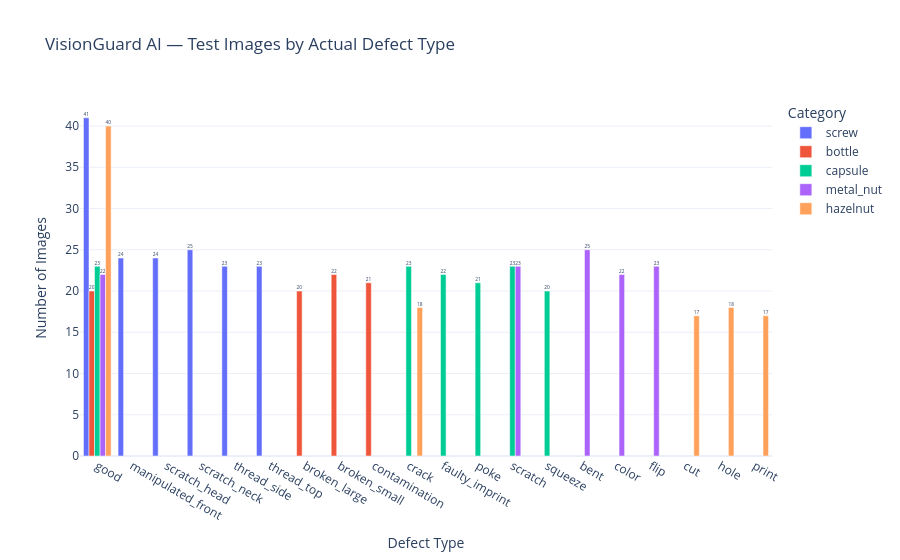

Here is the notebook cell this chart was saved with:
### Markdown cell above
## Test defect distribution

### Code cell
fig = px.bar(
    test_defect_df,
    x="Defect Type",
    y="Images",
    color="Category",
    barmode="group",
    text_auto=True,
    title="VisionGuard AI — Test Images by Actual Defect Type",
    template="plotly_white",
)

fig.update_layout(
    xaxis_title="Defect Type",
    yaxis_title="Number of Images",
)

save_plotly_figure(
    fig,
    "VisionGuard AI — Test Images by Actual Defect Type",
)

fig.show()

### Figure 1 — Plotly figure (JSON) as saved in the notebook; plotly's stock layout.template omitted (floating-point values rounded to 4 significant figures)
{"data": [{"alignmentgroup": "True", "hovertemplate": "Category=screw<br>Defect Type=%{x}<br>Images=%{y}<extra></extra>", "legendgroup": "screw", "marker": {"color": "#636efa", "pattern": {"shape": ""}}, "name": "screw", "offsetgroup": "screw", "orientation": "v", "showlegend": true, "textposition": "auto", "texttemplate": "%{y}", "type": "bar", "x": ["good", "manipulated_front", "scratch_head", "scratch_neck", "thread_side", "thread_top"], "xaxis": "x", "y": [41, 24, 24, 25, 23, 23], "yaxis": "y"}, {"alignmentgroup": "True", "hovertemplate": "Category=bottle<br>Defect Type=%{x}<br>Images=%{y}<extra></extra>", "legendgroup": "bottle", "marker": {"color": "#EF553B", "pattern": {"shape": ""}}, "name": "bottle", "offsetgroup": "bottle", "orientation": "v", "showlegend": true, "textposition": "auto", "texttemplate": "%{y}", "type": "bar", "x": ["broken_large", "broken_small", "contamination", "good"], "xaxis": "x", "y": [20, 22, 21, 20], "yaxis": "y"}, {"alignmentgroup": "True", "hovertemplate": "Category=capsule<br>Defect Type=%{x}<br>Images=%{y}<extra></extra>", "legendgroup": "capsule", "marker": {"color": "#00cc96", "pattern": {"shape": ""}}, "name": "capsule", "offsetgroup": "capsule", "orientation": "v", "showlegend": true, "textposition": "auto", "texttemplate": "%{y}", "type": "bar", "x": ["crack", "faulty_imprint", "good", "poke", "scratch", "squeeze"], "xaxis": "x", "y": [23, 22, 23, 21, 23, 20], "yaxis": "y"}, {"alignmentgroup": "True", "hovertemplate": "Category=metal_nut<br>Defect Type=%{x}<br>Images=%{y}<extra></extra>", "legendgroup": "metal_nut", "marker": {"color": "#ab63fa", "pattern": {"shape": ""}}, "name": "metal_nut", "offsetgroup": "metal_nut", "orientation": "v", "showlegend": true, "textposition": "auto", "texttemplate": "%{y}", "type": "bar", "x": ["bent", "color", "flip", "good", "scratch"], "xaxis": "x", "y": [25, 22, 23, 22, 23], "yaxis": "y"}, {"alignmentgroup": "True", "hovertemplate": "Category=hazelnut<br>Defect Type=%{x}<br>Images=%{y}<extra></extra>", "legendgroup": "hazelnut", "marker": {"color": "#FFA15A", "pattern": {"shape": ""}}, "name": "hazelnut", "offsetgroup": "hazelnut", "orientation": "v", "showlegend": true, "textposition": "auto", "texttemplate": "%{y}", "type": "bar", "x": ["crack", "cut", "good", "hole", "print"], "xaxis": "x", "y": [18, 17, 40, 18, 17], "yaxis": "y"}], "layout": {"barmode": "group", "legend": {"title": {"text": "Category"}, "tracegroupgap": 0}, "title": {"text": "VisionGuard AI — Test Images by Actual Defect Type"}, "xaxis": {"anchor": "y", "domain": [0, 1], "title": {"text": "Defect Type"}}, "yaxis": {"anchor": "x", "domain": [0, 1], "title": {"text": "Number of Images"}}}}
